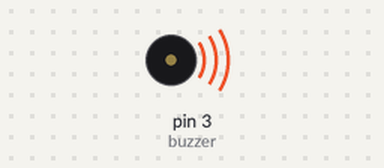
This sketch was run on a simulated Arduino Uno, built with avr-gcc and run on an emulated ATmega328P. Shown: buzzer (waves = sounding). At 5.0 s the program stops and its outputs stay as they are.

Above: at 0.1 s.
Timing chart, 0 to 1.6 s (numbered marks = the images above):
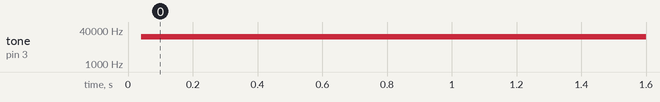

The sketch:

buzzer_440hz.ino
```cpp
//Generati un sunet de frecventa de 440Hz pentru o durata de 5 secunde
//https://www.arduino.cc/en/Tutorial/toneMelody
//https://www.arduino.cc/reference/en/language/functions/advanced-io/tone/
//https://www.arduino.cc/reference/en/language/functions/time/delaymicroseconds/
//frequency = 440 Hz = 440 oscillations per second = 440 oscillations/second = 440/sec;
//Period = 1/frequency
//  1/440 sec = .00227 sec

const int millisecond = 1000;
const int microsecond = 1000000;
unsigned duration = 1;
const int buzzer = 3;

void setup()
{
  pinMode(buzzer,OUTPUT);
}

void loop()
{
  sound_on(buzzer,440,5*millisecond);
  while(1)
    digitalWrite(buzzer,LOW);
}

void sound_on(int pin, float frequency, unsigned long duration)
{
  float period_up = (microsecond/2)/frequency;
  float period_down = (microsecond/2)/frequency;

  int timer=millis();
  while(millis()-timer<=duration)
  {
    digitalWrite(pin,HIGH);
    delayMicroseconds(period_up);
    digitalWrite(pin,LOW);
    delayMicroseconds(period_down);
  }
}
```

Measured:
- by itself, tone on pin 3 (buzzer): silent → 18823 Hz at 0.04 s
